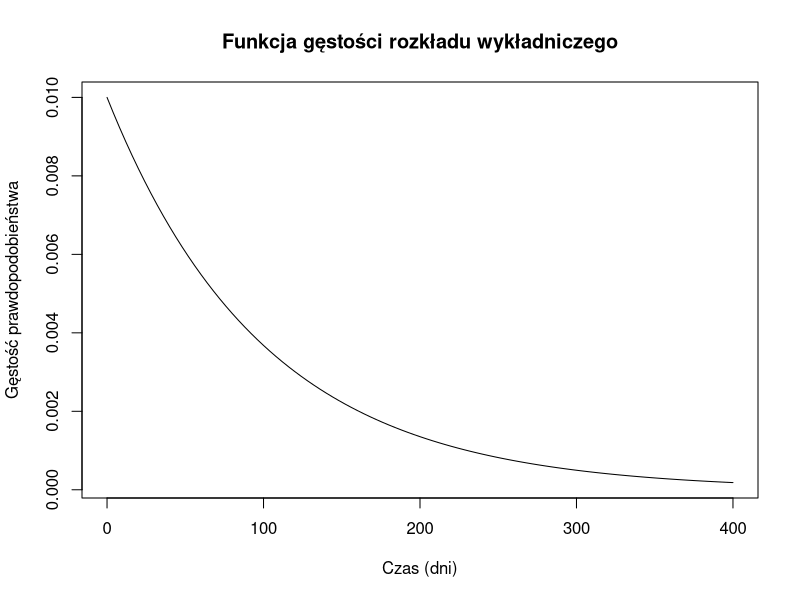

This chart was generated by the following R code:
# Parametry
lambda <- 0.01

# Wykres funkcji gęstości rozkładu wykładniczego
curve(dexp(x, rate=lambda), 
      from=0, to=400,
      main="Funkcja gęstości rozkładu wykładniczego",
      xlab="Czas (dni)",
      ylab="Gęstość prawdopodobieństwa")

# a) P(T ≥ 200) - prawdopodobieństwo przetrwania co najmniej 200 dni
p_a <- pexp(200, rate=lambda, lower.tail=FALSE)
# lub p_a <- exp(-lambda * 200)

# b) P(T < 100) - prawdopodobieństwo awarii przed upływem 100 dni
p_b <- pexp(100, rate=lambda)
# lub p_b <- 1 - exp(-lambda * 100)

cat("a) P(T ≥ 200) =", round(p_a, 4), "\n")
cat("b) P(T < 100) =", round(p_b, 4), "\n")
